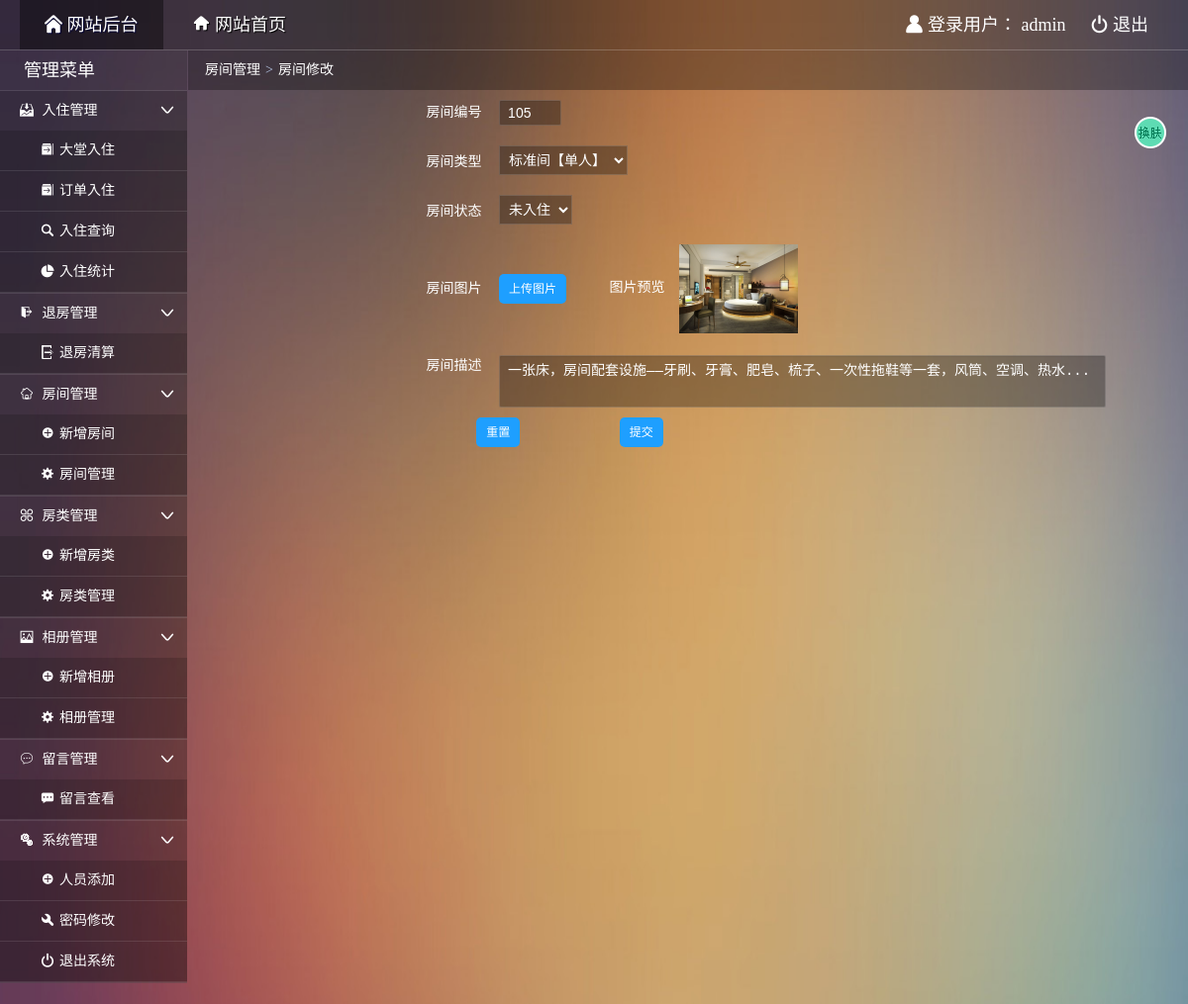
Screenshot of /admin/admin_roommod.php?mid=105 (signed in) with the database file from the repository.
### tables this page shows
CREATE TABLE `room` (
  `roomid` varchar(4) NOT NULL COMMENT '房间编号',
  `typeid` int NOT NULL COMMENT '类型标识',
  `status` char(1) NOT NULL COMMENT '是否入住',
  `remarks` varchar(500) DEFAULT NULL COMMENT '房间描述',
  `pic` varchar(100) NOT NULL COMMENT '房间图片',
  PRIMARY KEY (`roomid`),
  UNIQUE KEY `roomid` (`roomid`),
  KEY `FK_ROOM_TYPE` (`typeid`),
  CONSTRAINT `FK_ROOM_TYPE` FOREIGN KEY (`typeid`) REFERENCES `roomtype` (`typeid`)
);

CREATE TABLE `roomtype` (
  `typeid` int NOT NULL AUTO_INCREMENT COMMENT '类型标识',
  `typename` varchar(20) NOT NULL COMMENT '类型名称',
  `area` varchar(2) NOT NULL COMMENT '房间面积',
  `hasNet` char(1) NOT NULL DEFAULT '有' COMMENT '网络',
  `hasTV` char(1) NOT NULL DEFAULT '有' COMMENT '有线电视',
  `price` decimal(8,2) NOT NULL COMMENT '价格',
  `totalnum` int NOT NULL COMMENT '房间数量',
  `leftnum` int NOT NULL COMMENT '剩余数量',
  PRIMARY KEY (`typeid`)
);

### admin/admin_roommod.php (the view, shortened to what this page needs)
<!doctype html>
<html>
<head>
  <link rel="stylesheet" type="text/css" href="css/common.css"/>
  <link rel="stylesheet" type="text/css" href="css/main.css"/>
</head>
<body>
  <div class="topbar-wrap white">
    <div class="topbar-inner clearfix">
      <div class="topbar-logo-wrap clearfix">
        <ul class="navbar-list clearfix">
          <li><a class="on" href="admin_index.php"><i class="icon-font">&#xe622;</i> 网站后台</a></li>
          <li><a href="../index.php" target="_blank"><i class="icon-font">&#xe681;</i> 网站首页</a></li>
        </ul>
      </div>
      <div class="top-info-wrap">
        <ul class="top-info-list clearfix">
          <li><i class="icon-font">&#xe607;</i> 登录用户：
            <?php
            if($_SESSION["aname"]){
              echo $_SESSION["aname"];
            }else{
              header("location:index.php");
              exit;
            }
            ?>
            </li>
          <li><a href="admin_logout.php"><i class="icon-font">&#xe638;</i> 退出</a></li>
        </ul>
      </div>
    </div>
  </div>
  <div class="container clearfix">
    <?php
      require("../dbconnect.php");
      $sql="select a.roomid,b.typeid,b.typename,a.status,a.remarks,a.pic from room a,roomtype b where a.typeid=b.typeid and a.roomid='".$_GET["mid"]."'";
      $arr=mysqli_query($db_link,$sql);
      $rows=mysqli_fetch_row($arr);
    ?>
    <div class="main-wrap">
      <div class="crumb-wrap">
        <div class="crumb-list"><i class="icon-font"></i><a href="admin_roommgr.php">房间管理</a><span class="crumb-step">&gt;</span><span class="crumb-name">房间修改</span></div>
      </div>
      <div class="result-wrap">
        <form id="myform" name="myform" method="post" action="update.php?mrid=<?php echo $rows[0] ?>" enctype="multipart/form-data">
        <ul class='order'>
          <li>
            <label for="roomid">房间编号&emsp;</label>
            <input name="roomid" type="text" id="roomid" value="<?php echo $rows[0] ?>" size="4" maxlength="10" />
          </li>
          <li>
            <label for="typeid">房间类型&emsp;</label>
            <select name="typeid" id='typeid'>
             <option value="typename" >
              <?php echo $rows[2]  ?>
              </option>
            </select>
          </li>
          <li>
            <label for="status">房间状态&emsp;</label>
            <select name="status" id='status'>
              <option value="<?php echo $rows[3] ?>" >
              <?php echo $rows[3] == '是'?'已入住':'未入住'  ?>
              </option>
            </select>
          </li>
          <li>
            <label for="">房间图片&emsp;</label>
            <label for="file" class='fjtp'>上传图片</label>
            图片预览&emsp;<img src='../images/<?php echo $rows[5] ?>' height="auto" width="120px" id='imgs'>
          </li>
          <li>
            <label for="remarks">房间描述&emsp;</label>
            <textarea id="remarks" placeholder="房间描述..." value='<?php echo $rows[4] ?>' name="remarks"><?php echo $rows[4] ?></textarea>
          </li>
          <li>
            <input type="reset" class="reset" name="submit2" id="button2" value="重置" />
            <input type="submit" name="submit" id="button" value="提交" />
          </li>
        </ul>
        </form>
      </div>
    </div>
  </div>
</body>
</html>

### admin/css/common.css (style rules this page uses)
html { height:100%; }
body { width:100%;font:14px/1.5 '微软雅黑';word-wrap:break-word;word-break:break-all;-webkit-text-size-adjust:none;background-color: #54364a;background-repeat: no-repeat;background-size:100% 200%;color:#fff; }
body,dl,dd,h1,h2,h3,h4,h5,h6,p,form,ul,ol,blockquote { margin:0 }
img { border:0 none;vertical-align:middle }
input,select,textarea { font-size:14px;color:#333 }
input { vertical-align:middle;padding:2px;margin:0 }
select,input,button { font:14px/20px Verdana,Simsun,Helvetica,Arial,sans-serif; }
em,i,cite,blockquote { font-style:normal }
ul,ol,li { list-style:none outside;padding:0 }
h1,h2,h3,h4,h5,h6 { font-size:100% }
textarea { overflow-y:auto;padding:3px }
a { color:#fff;text-decoration:none;outline:0 }
.clearfix:after { content:".";display:block;height:0;clear:both;visibility:hidden; }
.clearfix { *height:1%; }
.white,.white a:link,.white a:visited { color:#fff; }
.icon-font { font-family:'iconfont'; speak:none; font-weight:400; font-style:normal; font-variant:normal; text-transform:none; line-height:1; -webkit-font-smoothing:antialiased; }
.topbar-wrap { height:50px;line-height:50px;background:rgba(0, 0, 0, 0.3);border-bottom: 1px solid rgba(255, 255, 255, 0.2); }
.topbar-logo-wrap { float:left; }
.topbar-inner { font-size:18px;padding:0 20px; }
.navbar-list { float:left; }
.top-info-wrap { float:right; }
.navbar-list li { float:left; }
.navbar-list li a { float:left;margin-right:5px;padding:0 25px;text-shadow:1px 1px 1px #000; }
.navbar-list li a.on { color:#fff;text-shadow:1px 1px 1px #003;background:rgba(0,0,0,0.4); }
.top-info-list li { float:left; }
.top-info-list li a { float:left;margin-left:5px;padding:0 20px;display:inline;zoom:1; }
textarea,input[type="file"],input[type="text"],input[type="password"],input[type="datetime"],input[type="datetime-local"],input[type="date"],input[type="month"],input[type="time"],input[type="week"],input[type="number"],input[type="email"],input[type="url"],input[type="search"],input[type="tel"],input[type="color"],.uneditable-input { padding-left:8px;color:#fff;background-color:rgba(0, 0, 0, 0.3);border-radius: 2px;border:1px solid rgba(255,255,255,.15);-webkit-box-shadow:inset 0 1px 1px rgba(0,0,0,0.075);-moz-box-shadow:inset 0 1px 1px rgba(0,0,0,0.075);box-shadow:inset 0 1px 1px rgba(0,0,0,0.075);-webkit-transition:border linear 0.2s,box-shadow linear 0.2s;-moz-transition:border linear 0.2s,box-shadow linear 0.2s;-o-transition:border linear 0.2s,box-shadow linear 0.2s;transition:border linear 0.2s,box-shadow linear 0.2s; }
textarea { resize: none;vertical-align: top;width: 266px;height:45px;vertical-align:top; }
#remarks { width: 600px;margin:2px 0 -10px 0; }

### rows the page displays
room: roomid "105", typeid "标准间【单人】", status "未入住", pic (picture), remarks "一张床，房间配套设施——牙刷、牙膏、肥皂、梳子、一次性拖鞋等一套，风筒、空调、热水..."

### other values shown
$_SESSION["aname"] "admin"
